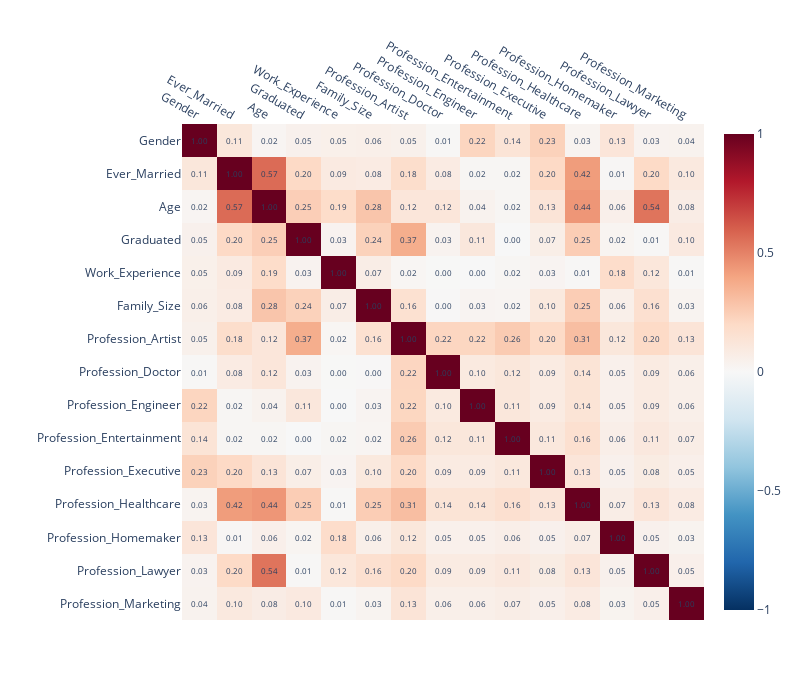

This figure's notebook cell:
### Code cell
# Matriz de correlación
correlacion(features)

### Figure 1 — Plotly figure (JSON) as saved in the notebook; plotly's stock layout.template omitted (floating-point values rounded to 4 significant figures; data arrays with more than 128 entries replaced by an {"elided": "..."} marker saying what was removed)
{"data": [{"coloraxis": "coloraxis", "hovertemplate": "x: %{x}<br>y: %{y}<br>color: %{z}<extra></extra>", "name": "0", "type": "heatmap", "x": ["Gender", "Ever_Married", "Age", "Graduated", "Work_Experience", "Family_Size", "Profession_Artist", "Profession_Doctor", "Profession_Engineer", "Profession_Entertainment", "Profession_Executive", "Profession_Healthcare", "Profession_Homemaker", "Profession_Lawyer", "Profession_Marketing"], "xaxis": "x", "y": ["Gender", "Ever_Married", "Age", "Graduated", "Work_Experience", "Family_Size", "Profession_Artist", "Profession_Doctor", "Profession_Engineer", "Profession_Entertainment", "Profession_Executive", "Profession_Healthcare", "Profession_Homemaker", "Profession_Lawyer", "Profession_Marketing"], "yaxis": "y", "z": {"elided": "15x15 float values"}}], "layout": {"annotations": [{"font": {"size": 8}, "showarrow": false, "text": "1.00", "x": "Gender", "y": "Gender"}, {"font": {"size": 8}, "showarrow": false, "text": "0.11", "x": "Ever_Married", "y": "Gender"}, {"font": {"size": 8}, "showarrow": false, "text": "0.02", "x": "Age", "y": "Gender"}, {"font": {"size": 8}, "showarrow": false, "text": "0.05", "x": "Graduated", "y": "Gender"}, {"font": {"size": 8}, "showarrow": false, "text": "0.05", "x": "Work_Experience", "y": "Gender"}, {"font": {"size": 8}, "showarrow": false, "text": "0.06", "x": "Family_Size", "y": "Gender"}, {"font": {"size": 8}, "showarrow": false, "text": "0.05", "x": "Profession_Artist", "y": "Gender"}, {"font": {"size": 8}, "showarrow": false, "text": "0.01", "x": "Profession_Doctor", "y": "Gender"}, {"font": {"size": 8}, "showarrow": false, "text": "0.22", "x": "Profession_Engineer", "y": "Gender"}, {"font": {"size": 8}, "showarrow": false, "text": "0.14", "x": "Profession_Entertainment", "y": "Gender"}, {"font": {"size": 8}, "showarrow": false, "text": "0.23", "x": "Profession_Executive", "y": "Gender"}, {"font": {"size": 8}, "showarrow": false, "text": "0.03", "x": "Profession_Healthcare", "y": "Gender"}, {"font": {"size": 8}, "showarrow": false, "text": "0.13", "x": "Profession_Homemaker", "y": "Gender"}, {"font": {"size": 8}, "showarrow": false, "text": "0.03", "x": "Profession_Lawyer", "y": "Gender"}, {"font": {"size": 8}, "showarrow": false, "text": "0.04", "x": "Profession_Marketing", "y": "Gender"}, {"font": {"size": 8}, "showarrow": false, "text": "0.11", "x": "Gender", "y": "Ever_Married"}, {"font": {"size": 8}, "showarrow": false, "text": "1.00", "x": "Ever_Married", "y": "Ever_Married"}, {"font": {"size": 8}, "showarrow": false, "text": "0.57", "x": "Age", "y": "Ever_Married"}, {"font": {"size": 8}, "showarrow": false, "text": "0.20", "x": "Graduated", "y": "Ever_Married"}, {"font": {"size": 8}, "showarrow": false, "text": "0.09", "x": "Work_Experience", "y": "Ever_Married"}, {"font": {"size": 8}, "showarrow": false, "text": "0.08", "x": "Family_Size", "y": "Ever_Married"}, {"font": {"size": 8}, "showarrow": false, "text": "0.18", "x": "Profession_Artist", "y": "Ever_Married"}, {"font": {"size": 8}, "showarrow": false, "text": "0.08", "x": "Profession_Doctor", "y": "Ever_Married"}, {"font": {"size": 8}, "showarrow": false, "text": "0.02", "x": "Profession_Engineer", "y": "Ever_Married"}, {"font": {"size": 8}, "showarrow": false, "text": "0.02", "x": "Profession_Entertainment", "y": "Ever_Married"}, {"font": {"size": 8}, "showarrow": false, "text": "0.20", "x": "Profession_Executive", "y": "Ever_Married"}, {"font": {"size": 8}, "showarrow": false, "text": "0.42", "x": "Profession_Healthcare", "y": "Ever_Married"}, {"font": {"size": 8}, "showarrow": false, "text": "0.01", "x": "Profession_Homemaker", "y": "Ever_Married"}, {"font": {"size": 8}, "showarrow": false, "text": "0.20", "x": "Profession_Lawyer", "y": "Ever_Married"}, {"font": {"size": 8}, "showarrow": false, "text": "0.10", "x": "Profession_Marketing", "y": "Ever_Married"}, {"font": {"size": 8}, "showarrow": false, "text": "0.02", "x": "Gender", "y": "Age"}, {"font": {"size": 8}, "showarrow": false, "text": "0.57", "x": "Ever_Married", "y": "Age"}, {"font": {"size": 8}, "showarrow": false, "text": "1.00", "x": "Age", "y": "Age"}, {"font": {"size": 8}, "showarrow": false, "text": "0.25", "x": "Graduated", "y": "Age"}, {"font": {"size": 8}, "showarrow": false, "text": "0.19", "x": "Work_Experience", "y": "Age"}, {"font": {"size": 8}, "showarrow": false, "text": "0.28", "x": "Family_Size", "y": "Age"}, {"font": {"size": 8}, "showarrow": false, "text": "0.12", "x": "Profession_Artist", "y": "Age"}, {"font": {"size": 8}, "showarrow": false, "text": "0.12", "x": "Profession_Doctor", "y": "Age"}, {"font": {"size": 8}, "showarrow": false, "text": "0.04", "x": "Profession_Engineer", "y": "Age"}, {"font": {"size": 8}, "showarrow": false, "text": "0.02", "x": "Profession_Entertainment", "y": "Age"}, {"font": {"size": 8}, "showarrow": false, "text": "0.13", "x": "Profession_Executive", "y": "Age"}, {"font": {"size": 8}, "showarrow": false, "text": "0.44", "x": "Profession_Healthcare", "y": "Age"}, {"font": {"size": 8}, "showarrow": false, "text": "0.06", "x": "Profession_Homemaker", "y": "Age"}, {"font": {"size": 8}, "showarrow": false, "text": "0.54", "x": "Profession_Lawyer", "y": "Age"}, {"font": {"size": 8}, "showarrow": false, "text": "0.08", "x": "Profession_Marketing", "y": "Age"}, {"font": {"size": 8}, "showarrow": false, "text": "0.05", "x": "Gender", "y": "Graduated"}, {"font": {"size": 8}, "showarrow": false, "text": "0.20", "x": "Ever_Married", "y": "Graduated"}, {"font": {"size": 8}, "showarrow": false, "text": "0.25", "x": "Age", "y": "Graduated"}, {"font": {"size": 8}, "showarrow": false, "text": "1.00", "x": "Graduated", "y": "Graduated"}, {"font": {"size": 8}, "showarrow": false, "text": "0.03", "x": "Work_Experience", "y": "Graduated"}, {"font": {"size": 8}, "showarrow": false, "text": "0.24", "x": "Family_Size", "y": "Graduated"}, {"font": {"size": 8}, "showarrow": false, "text": "0.37", "x": "Profession_Artist", "y": "Graduated"}, {"font": {"size": 8}, "showarrow": false, "text": "0.03", "x": "Profession_Doctor", "y": "Graduated"}, {"font": {"size": 8}, "showarrow": false, "text": "0.11", "x": "Profession_Engineer", "y": "Graduated"}, {"font": {"size": 8}, "showarrow": false, "text": "0.00", "x": "Profession_Entertainment", "y": "Graduated"}, {"font": {"size": 8}, "showarrow": false, "text": "0.07", "x": "Profession_Executive", "y": "Graduated"}, {"font": {"size": 8}, "showarrow": false, "text": "0.25", "x": "Profession_Healthcare", "y": "Graduated"}, {"font": {"size": 8}, "showarrow": false, "text": "0.02", "x": "Profession_Homemaker", "y": "Graduated"}, {"font": {"size": 8}, "showarrow": false, "text": "0.01", "x": "Profession_Lawyer", "y": "Graduated"}, {"font": {"size": 8}, "showarrow": false, "text": "0.10", "x": "Profession_Marketing", "y": "Graduated"}, {"font": {"size": 8}, "showarrow": false, "text": "0.05", "x": "Gender", "y": "Work_Experience"}, {"font": {"size": 8}, "showarrow": false, "text": "0.09", "x": "Ever_Married", "y": "Work_Experience"}, {"font": {"size": 8}, "showarrow": false, "text": "0.19", "x": "Age", "y": "Work_Experience"}, {"font": {"size": 8}, "showarrow": false, "text": "0.03", "x": "Graduated", "y": "Work_Experience"}, {"font": {"size": 8}, "showarrow": false, "text": "1.00", "x": "Work_Experience", "y": "Work_Experience"}, {"font": {"size": 8}, "showarrow": false, "text": "0.07", "x": "Family_Size", "y": "Work_Experience"}, {"font": {"size": 8}, "showarrow": false, "text": "0.02", "x": "Profession_Artist", "y": "Work_Experience"}, {"font": {"size": 8}, "showarrow": false, "text": "0.00", "x": "Profession_Doctor", "y": "Work_Experience"}, {"font": {"size": 8}, "showarrow": false, "text": "0.00", "x": "Profession_Engineer", "y": "Work_Experience"}, {"font": {"size": 8}, "showarrow": false, "text": "0.02", "x": "Profession_Entertainment", "y": "Work_Experience"}, {"font": {"size": 8}, "showarrow": false, "text": "0.03", "x": "Profession_Executive", "y": "Work_Experience"}, {"font": {"size": 8}, "showarrow": false, "text": "0.01", "x": "Profession_Healthcare", "y": "Work_Experience"}, {"font": {"size": 8}, "showarrow": false, "text": "0.18", "x": "Profession_Homemaker", "y": "Work_Experience"}, {"font": {"size": 8}, "showarrow": false, "text": "0.12", "x": "Profession_Lawyer", "y": "Work_Experience"}, {"font": {"size": 8}, "showarrow": false, "text": "0.01", "x": "Profession_Marketing", "y": "Work_Experience"}, {"font": {"size": 8}, "showarrow": false, "text": "0.06", "x": "Gender", "y": "Family_Size"}, {"font": {"size": 8}, "showarrow": false, "text": "0.08", "x": "Ever_Married", "y": "Family_Size"}, {"font": {"size": 8}, "showarrow": false, "text": "0.28", "x": "Age", "y": "Family_Size"}, {"font": {"size": 8}, "showarrow": false, "text": "0.24", "x": "Graduated", "y": "Family_Size"}, {"font": {"size": 8}, "showarrow": false, "text": "0.07", "x": "Work_Experience", "y": "Family_Size"}, {"font": {"size": 8}, "showarrow": false, "text": "1.00", "x": "Family_Size", "y": "Family_Size"}, {"font": {"size": 8}, "showarrow": false, "text": "0.16", "x": "Profession_Artist", "y": "Family_Size"}, {"font": {"size": 8}, "showarrow": false, "text": "0.00", "x": "Profession_Doctor", "y": "Family_Size"}, {"font": {"size": 8}, "showarrow": false, "text": "0.03", "x": "Profession_Engineer", "y": "Family_Size"}, {"font": {"size": 8}, "showarrow": false, "text": "0.02", "x": "Profession_Entertainment", "y": "Family_Size"}, {"font": {"size": 8}, "showarrow": false, "text": "0.10", "x": "Profession_Executive", "y": "Family_Size"}, {"font": {"size": 8}, "showarrow": false, "text": "0.25", "x": "Profession_Healthcare", "y": "Family_Size"}, {"font": {"size": 8}, "showarrow": false, "text": "0.06", "x": "Profession_Homemaker", "y": "Family_Size"}, {"font": {"size": 8}, "showarrow": false, "text": "0.16", "x": "Profession_Lawyer", "y": "Family_Size"}, {"font": {"size": 8}, "showarrow": false, "text": "0.03", "x": "Profession_Marketing", "y": "Family_Size"}, {"font": {"size": 8}, "showarrow": false, "text": "0.05", "x": "Gender", "y": "Profession_Artist"}, {"font": {"size": 8}, "showarrow": false, "text": "0.18", "x": "Ever_Married", "y": "Profession_Artist"}, {"font": {"size": 8}, "showarrow": false, "text": "0.12", "x": "Age", "y": "Profession_Artist"}, {"font": {"size": 8}, "showarrow": false, "text": "0.37", "x": "Graduated", "y": "Profession_Artist"}, {"font": {"size": 8}, "showarrow": false, "text": "0.02", "x": "Work_Experience", "y": "Profession_Artist"}, {"font": {"size": 8}, "showarrow": false, "text": "0.16", "x": "Family_Size", "y": "Profession_Artist"}, {"font": {"size": 8}, "showarrow": false, "text": "1.00", "x": "Profession_Artist", "y": "Profession_Artist"}, {"font": {"size": 8}, "showarrow": false, "text": "0.22", "x": "Profession_Doctor", "y": "Profession_Artist"}, {"font": {"size": 8}, "showarrow": false, "text": "0.22", "x": "Profession_Engineer", "y": "Profession_Artist"}, {"font": {"size": 8}, "showarrow": false, "text": "0.26", "x": "Profession_Entertainment", "y": "Profession_Artist"}, {"font": {"size": 8}, "showarrow": false, "text": "0.20", "x": "Profession_Executive", "y": "Profession_Artist"}, {"font": {"size": 8}, "showarrow": false, "text": "0.31", "x": "Profession_Healthcare", "y": "Profession_Artist"}, {"font": {"size": 8}, "showarrow": false, "text": "0.12", "x": "Profession_Homemaker", "y": "Profession_Artist"}, {"font": {"size": 8}, "showarrow": false, "text": "0.20", "x": "Profession_Lawyer", "y": "Profession_Artist"}, {"font": {"size": 8}, "showarrow": false, "text": "0.13", "x": "Profession_Marketing", "y": "Profession_Artist"}, {"font": {"size": 8}, "showarrow": false, "text": "0.01", "x": "Gender", "y": "Profession_Doctor"}, {"font": {"size": 8}, "showarrow": false, "text": "0.08", "x": "Ever_Married", "y": "Profession_Doctor"}, {"font": {"size": 8}, "showarrow": false, "text": "0.12", "x": "Age", "y": "Profession_Doctor"}, {"font": {"size": 8}, "showarrow": false, "text": "0.03", "x": "Graduated", "y": "Profession_Doctor"}, {"font": {"size": 8}, "showarrow": false, "text": "0.00", "x": "Work_Experience", "y": "Profession_Doctor"}, {"font": {"size": 8}, "showarrow": false, "text": "0.00", "x": "Family_Size", "y": "Profession_Doctor"}, {"font": {"size": 8}, "showarrow": false, "text": "0.22", "x": "Profession_Artist", "y": "Profession_Doctor"}, {"font": {"size": 8}, "showarrow": false, "text": "1.00", "x": "Profession_Doctor", "y": "Profession_Doctor"}, {"font": {"size": 8}, "showarrow": false, "text": "0.10", "x": "Profession_Engineer", "y": "Profession_Doctor"}, {"font": {"size": 8}, "showarrow": false, "text": "0.12", "x": "Profession_Entertainment", "y": "Profession_Doctor"}, {"font": {"size": 8}, "showarrow": false, "text": "0.09", "x": "Profession_Executive", "y": "Profession_Doctor"}, {"font": {"size": 8}, "showarrow": false, "text": "0.14", "x": "Profession_Healthcare", "y": "Profession_Doctor"}, {"font": {"size": 8}, "showarrow": false, "text": "0.05", "x": "Profession_Homemaker", "y": "Profession_Doctor"}, {"font": {"size": 8}, "showarrow": false, "text": "0.09", "x": "Profession_Lawyer", "y": "Profession_Doctor"}, {"font": {"size": 8}, "showarrow": false, "text": "0.06", "x": "Profession_Marketing", "y": "Profession_Doctor"}, {"font": {"size": 8}, "showarrow": false, "text": "0.22", "x": "Gender", "y": "Profession_Engineer"}, {"font": {"size": 8}, "showarrow": false, "text": "0.02", "x": "Ever_Married", "y": "Profession_Engineer"}, {"font": {"size": 8}, "showarrow": false, "text": "0.04", "x": "Age", "y": "Profession_Engineer"}, {"font": {"size": 8}, "showarrow": false, "text": "0.11", "x": "Graduated", "y": "Profession_Engineer"}, {"font": {"size": 8}, "showarrow": false, "text": "0.00", "x": "Work_Experience", "y": "Profession_Engineer"}, {"font": {"size": 8}, "showarrow": false, "text": "0.03", "x": "Family_Size", "y": "Profession_Engineer"}, {"font": {"size": 8}, "showarrow": false, "text": "0.22", "x": "Profession_Artist", "y": "Profession_Engineer"}, {"font": {"size": 8}, "showarrow": false, "text": "0.10", "x": "Profession_Doctor", "y": "Profession_Engineer"}, {"font": {"size": 8}, "showarrow": false, "text": "1.00", "x": "Profession_Engineer", "y": "Profession_Engineer"}, {"font": {"size": 8}, "showarrow": false, "text": "0.11", "x": "Profession_Entertainment", "y": "Profession_Engineer"}, {"font": {"size": 8}, "showarrow": false, "text": "0.09", "x": "Profession_Executive", "y": "Profession_Engineer"}, {"font": {"size": 8}, "showarrow": false, "text": "0.14", "x": "Profession_Healthcare", "y": "Profession_Engineer"}, {"font": {"size": 8}, "showarrow": false, "text": "0.05", "x": "Profession_Homemaker", "y": "Profession_Engineer"}, {"font": {"size": 8}, "showarrow": false, "text": "0.09", "x": "Profession_Lawyer", "y": "Profession_Engineer"}, {"font": {"size": 8}, "showarrow": false, "text": "0.06", "x": "Profession_Marketing", "y": "Profession_Engineer"}, {"font": {"size": 8}, "showarrow": false, "text": "0.14", "x": "Gender", "y": "Profession_Entertainment"}, {"font": {"size": 8}, "showarrow": false, "text": "0.02", "x": "Ever_Married", "y": "Profession_Entertainment"}, {"font": {"size": 8}, "showarrow": false, "text": "0.02", "x": "Age", "y": "Profession_Entertainment"}, {"font": {"size": 8}, "showarrow": false, "text": "0.00", "x": "Graduated", "y": "Profession_Entertainment"}, {"font": {"size": 8}, "showarrow": false, "text": "0.02", "x": "Work_Experience", "y": "Profession_Entertainment"}, {"font": {"size": 8}, "showarrow": false, "text": "0.02", "x": "Family_Size", "y": "Profession_Entertainment"}, {"font": {"size": 8}, "showarrow": false, "text": "0.26", "x": "Profession_Artist", "y": "Profession_Entertainment"}, {"font": {"size": 8}, "showarrow": false, "text": "0.12", "x": "Profession_Doctor", "y": "Profession_Entertainment"}, {"font": {"size": 8}, "showarrow": false, "text": "0.11", "x": "Profession_Engineer", "y": "Profession_Entertainment"}, {"font": {"size": 8}, "showarrow": false, "text": "1.00", "x": "Profession_Entertainment", "y": "Profession_Entertainment"}, {"font": {"size": 8}, "showarrow": false, "text": "0.11", "x": "Profession_Executive", "y": "Profession_Entertainment"}, {"font": {"size": 8}, "showarrow": false, "text": "0.16", "x": "Profession_Healthcare", "y": "Profession_Entertainment"}, {"font": {"size": 8}, "showarrow": false, "text": "0.06", "x": "Profession_Homemaker", "y": "Profession_Entertainment"}, {"font": {"size": 8}, "showarrow": false, "text": "0.11", "x": "Profession_Lawyer", "y": "Profession_Entertainment"}, {"font": {"size": 8}, "showarrow": false, "text": "0.07", "x": "Profession_Marketing", "y": "Profession_Entertainment"}, {"font": {"size": 8}, "showarrow": false, "text": "0.23", "x": "Gender", "y": "Profession_Executive"}, {"font": {"size": 8}, "showarrow": false, "text": "0.20", "x": "Ever_Married", "y": "Profession_Executive"}, {"font": {"size": 8}, "showarrow": false, "text": "0.13", "x": "Age", "y": "Profession_Executive"}, {"font": {"size": 8}, "showarrow": false, "text": "0.07", "x": "Graduated", "y": "Profession_Executive"}, {"font": {"size": 8}, "showarrow": false, "text": "0.03", "x": "Work_Experience", "y": "Profession_Executive"}, {"font": {"size": 8}, "showarrow": false, "text": "0.10", "x": "Family_Size", "y": "Profession_Executive"}, {"font": {"size": 8}, "showarrow": false, "text": "0.20", "x": "Profession_Artist", "y": "Profession_Executive"}, {"font": {"size": 8}, "showarrow": false, "text": "0.09", "x": "Profession_Doctor", "y": "Profession_Executive"}, {"font": {"size": 8}, "showarrow": false, "text": "0.09", "x": "Profession_Engineer", "y": "Profession_Executive"}, {"font": {"size": 8}, "showarrow": false, "text": "0.11", "x": "Profession_Entertainment", "y": "Profession_Executive"}, {"font": {"size": 8}, "showarrow": false, "text": "1.00", "x": "Profession_Executive", "y": "Profession_Executive"}, {"font": {"size": 8}, "showarrow": false, "text": "0.13", "x": "Profession_Healthcare", "y": "Profession_Executive"}, {"font": {"size": 8}, "showarrow": false, "text": "0.05", "x": "Profession_Homemaker", "y": "Profession_Executive"}, {"font": {"size": 8}, "showarrow": false, "text": "0.08", "x": "Profession_Lawyer", "y": "Profession_Executive"}, {"font": {"size": 8}, "showarrow": false, "text": "0.05", "x": "Profession_Marketing", "y": "Profession_Executive"}, {"font": {"size": 8}, "showarrow": false, "text": "0.03", "x": "Gender", "y": "Profession_Healthcare"}, {"font": {"size": 8}, "showarrow": false, "text": "0.42", "x": "Ever_Married", "y": "Profession_Healthcare"}, {"font": {"size": 8}, "showarrow": false, "text": "0.44", "x": "Age", "y": "Profession_Healthcare"}, {"font": {"size": 8}, "showarrow": false, "text": "0.25", "x": "Graduated", "y": "Profession_Healthcare"}, {"font": {"size": 8}, "showarrow": false, "text": "0.01", "x": "Work_Experience", "y": "Profession_Healthcare"}, {"font": {"size": 8}, "showarrow": false, "text": "0.25", "x": "Family_Size", "y": "Profession_Healthcare"}, {"font": {"size": 8}, "showarrow": false, "text": "0.31", "x": "Profession_Artist", "y": "Profession_Healthcare"}, {"font": {"size": 8}, "showarrow": false, "text": "0.14", "x": "Profession_Doctor", "y": "Profession_Healthcare"}, {"font": {"size": 8}, "showarrow": false, "text": "0.14", "x": "Profession_Engineer", "y": "Profession_Healthcare"}, {"font": {"size": 8}, "showarrow": false, "text": "0.16", "x": "Profession_Entertainment", "y": "Profession_Healthcare"}, {"font": {"size": 8}, "showarrow": false, "text": "0.13", "x": "Profession_Executive", "y": "Profession_Healthcare"}, {"font": {"size": 8}, "showarrow": false, "text": "1.00", "x": "Profession_Healthcare", "y": "Profession_Healthcare"}, {"font": {"size": 8}, "showarrow": false, "text": "0.07", "x": "Profession_Homemaker", "y": "Profession_Healthcare"}, {"font": {"size": 8}, "showarrow": false, "text": "0.13", "x": "Profession_Lawyer", "y": "Profession_Healthcare"}, {"font": {"size": 8}, "showarrow": false, "text": "0.08", "x": "Profession_Marketing", "y": "Profession_Healthcare"}, {"font": {"size": 8}, "showarrow": false, "text": "0.13", "x": "Gender", "y": "Profession_Homemaker"}, {"font": {"size": 8}, "showarrow": false, "text": "0.01", "x": "Ever_Married", "y": "Profession_Homemaker"}, {"font": {"size": 8}, "showarrow": false, "text": "0.06", "x": "Age", "y": "Profession_Homemaker"}, {"font": {"size": 8}, "showarrow": false, "text": "0.02", "x": "Graduated", "y": "Profession_Homemaker"}, {"font": {"size": 8}, "showarrow": false, "text": "0.18", "x": "Work_Experience", "y": "Profession_Homemaker"}, {"font": {"size": 8}, "showarrow": false, "text": "0.06", "x": "Family_Size", "y": "Profession_Homemaker"}, {"font": {"size": 8}, "showarrow": false, "text": "0.12", "x": "Profession_Artist", "y": "Profession_Homemaker"}, {"font": {"size": 8}, "showarrow": false, "text": "0.05", "x": "Profession_Doctor", "y": "Profession_Homemaker"}, {"font": {"size": 8}, "showarrow": false, "text": "0.05", "x": "Profession_Engineer", "y": "Profession_Homemaker"}, {"font": {"size": 8}, "showarrow": false, "text": "0.06", "x": "Profession_Entertainment", "y": "Profession_Homemaker"}, {"font": {"size": 8}, "showarrow": false, "text": "0.05", "x": "Profession_Executive", "y": "Profession_Homemaker"}, {"font": {"size": 8}, "showarrow": false, "text": "0.07", "x": "Profession_Healthcare", "y": "Profession_Homemaker"}, {"font": {"size": 8}, "showarrow": false, "text": "1.00", "x": "Profession_Homemaker", "y": "Profession_Homemaker"}, {"font": {"size": 8}, "showarrow": false, "text": "0.05", "x": "Profession_Lawyer", "y": "Profession_Homemaker"}, {"font": {"size": 8}, "showarrow": false, "text": "0.03", "x": "Profession_Marketing", "y": "Profession_Homemaker"}, {"font": {"size": 8}, "showarrow": false, "text": "0.03", "x": "Gender", "y": "Profession_Lawyer"}, {"font": {"size": 8}, "showarrow": false, "text": "0.20", "x": "Ever_Married", "y": "Profession_Lawyer"}, {"font": {"size": 8}, "showarrow": false, "text": "0.54", "x": "Age", "y": "Profession_Lawyer"}, {"font": {"size": 8}, "showarrow": false, "text": "0.01", "x": "Graduated", "y": "Profession_Lawyer"}, {"font": {"size": 8}, "showarrow": false, "text": "0.12", "x": "Work_Experience", "y": "Profession_Lawyer"}, {"font": {"size": 8}, "showarrow": false, "text": "0.16", "x": "Family_Size", "y": "Profession_Lawyer"}, {"font": {"size": 8}, "showarrow": false, "text": "0.20", "x": "Profession_Artist", "y": "Profession_Lawyer"}, {"font": {"size": 8}, "showarrow": false, "text": "0.09", "x": "Profession_Doctor", "y": "Profession_Lawyer"}, {"font": {"size": 8}, "showarrow": false, "text": "0.09", "x": "Profession_Engineer", "y": "Profession_Lawyer"}, {"font": {"size": 8}, "showarrow": false, "text": "0.11", "x": "Profession_Entertainment", "y": "Profession_Lawyer"}, {"font": {"size": 8}, "showarrow": false, "text": "0.08", "x": "Profession_Executive", "y": "Profession_Lawyer"}, {"font": {"size": 8}, "showarrow": false, "text": "0.13", "x": "Profession_Healthcare", "y": "Profession_Lawyer"}, {"font": {"size": 8}, "showarrow": false, "text": "0.05", "x": "Profession_Homemaker", "y": "Profession_Lawyer"}, {"font": {"size": 8}, "showarrow": false, "text": "1.00", "x": "Profession_Lawyer", "y": "Profession_Lawyer"}, {"font": {"size": 8}, "showarrow": false, "text": "0.05", "x": "Profession_Marketing", "y": "Profession_Lawyer"}, {"font": {"size": 8}, "showarrow": false, "text": "0.04", "x": "Gender", "y": "Profession_Marketing"}, {"font": {"size": 8}, "showarrow": false, "text": "0.10", "x": "Ever_Married", "y": "Profession_Marketing"}, {"font": {"size": 8}, "showarrow": false, "text": "0.08", "x": "Age", "y": "Profession_Marketing"}, {"font": {"size": 8}, "showarrow": false, "text": "0.10", "x": "Graduated", "y": "Profession_Marketing"}, {"font": {"size": 8}, "showarrow": false, "text": "0.01", "x": "Work_Experience", "y": "Profession_Marketing"}, {"font": {"size": 8}, "showarrow": false, "text": "0.03", "x": "Family_Size", "y": "Profession_Marketing"}, {"font": {"size": 8}, "showarrow": false, "text": "0.13", "x": "Profession_Artist", "y": "Profession_Marketing"}, {"font": {"size": 8}, "showarrow": false, "text": "0.06", "x": "Profession_Doctor", "y": "Profession_Marketing"}, {"font": {"size": 8}, "showarrow": false, "text": "0.06", "x": "Profession_Engineer", "y": "Profession_Marketing"}, {"font": {"size": 8}, "showarrow": false, "text": "0.07", "x": "Profession_Entertainment", "y": "Profession_Marketing"}, {"font": {"size": 8}, "showarrow": false, "text": "0.05", "x": "Profession_Executive", "y": "Profession_Marketing"}, {"font": {"size": 8}, "showarrow": false, "text": "0.08", "x": "Profession_Healthcare", "y": "Profession_Marketing"}, {"font": {"size": 8}, "showarrow": false, "text": "0.03", "x": "Profession_Homemaker", "y": "Profession_Marketing"}, {"font": {"size": 8}, "showarrow": false, "text": "0.05", "x": "Profession_Lawyer", "y": "Profession_Marketing"}, {"font": {"size": 8}, "showarrow": false, "text": "1.00", "x": "Profession_Marketing", "y": "Profession_Marketing"}], "coloraxis": {"cmax": 1, "cmin": -1, "colorscale": [[0, "rgb(5,48,97)"], [0.1, "rgb(33,102,172)"], [0.2, "rgb(67,147,195)"], [0.3, "rgb(146,197,222)"], [0.4, "rgb(209,229,240)"], [0.5, "rgb(247,247,247)"], [0.6, "rgb(253,219,199)"], [0.7, "rgb(244,165,130)"], [0.8, "rgb(214,96,77)"], [0.9, "rgb(178,24,43)"], [1, "rgb(103,0,31)"]]}, "height": 700, "margin": {"t": 60}, "width": 800, "xaxis": {"anchor": "y", "domain": [0, 1], "side": "top", "title": {"text": ""}}, "yaxis": {"anchor": "x", "autorange": "reversed", "domain": [0, 1], "title": {"text": ""}}}}
